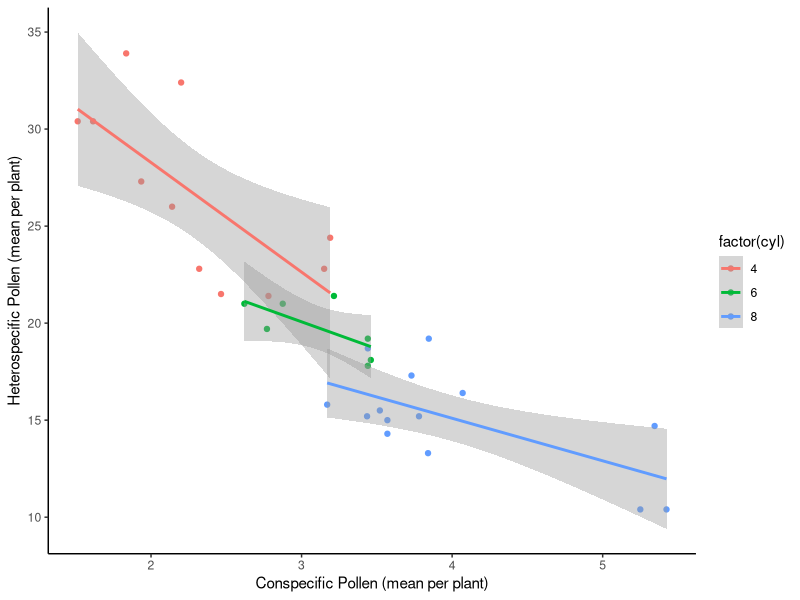

R code for this plot: (Note: this script raises an error after producing the figure.)
library(ggplot2)
library(cowplot)
library(patchwork)

# dummy p_model
p_model <- ggplot(mtcars, aes(x=wt, y=mpg, color=factor(cyl))) + 
    geom_point() + geom_smooth(method="lm") +
    labs(x = "Conspecific Pollen (mean per plant)", y = "Heterospecific Pollen (mean per plant)") +
    theme_classic() + theme(legend.position="right")

p_model_icon <- ggdraw(p_model) +
    draw_image("images/TPD_HP.png", x = 0.02, y = 0.98, hjust = 0, vjust = 1, width = 0.15, height = 0.15) +
    draw_image("images/TPD.png", x = 0.98, y = 0.12, hjust = 1, vjust = 0, width = 0.15, height = 0.15)

ggsave("test_model_icons.png", p_model_icon, width=8, height=6, bg="white")
